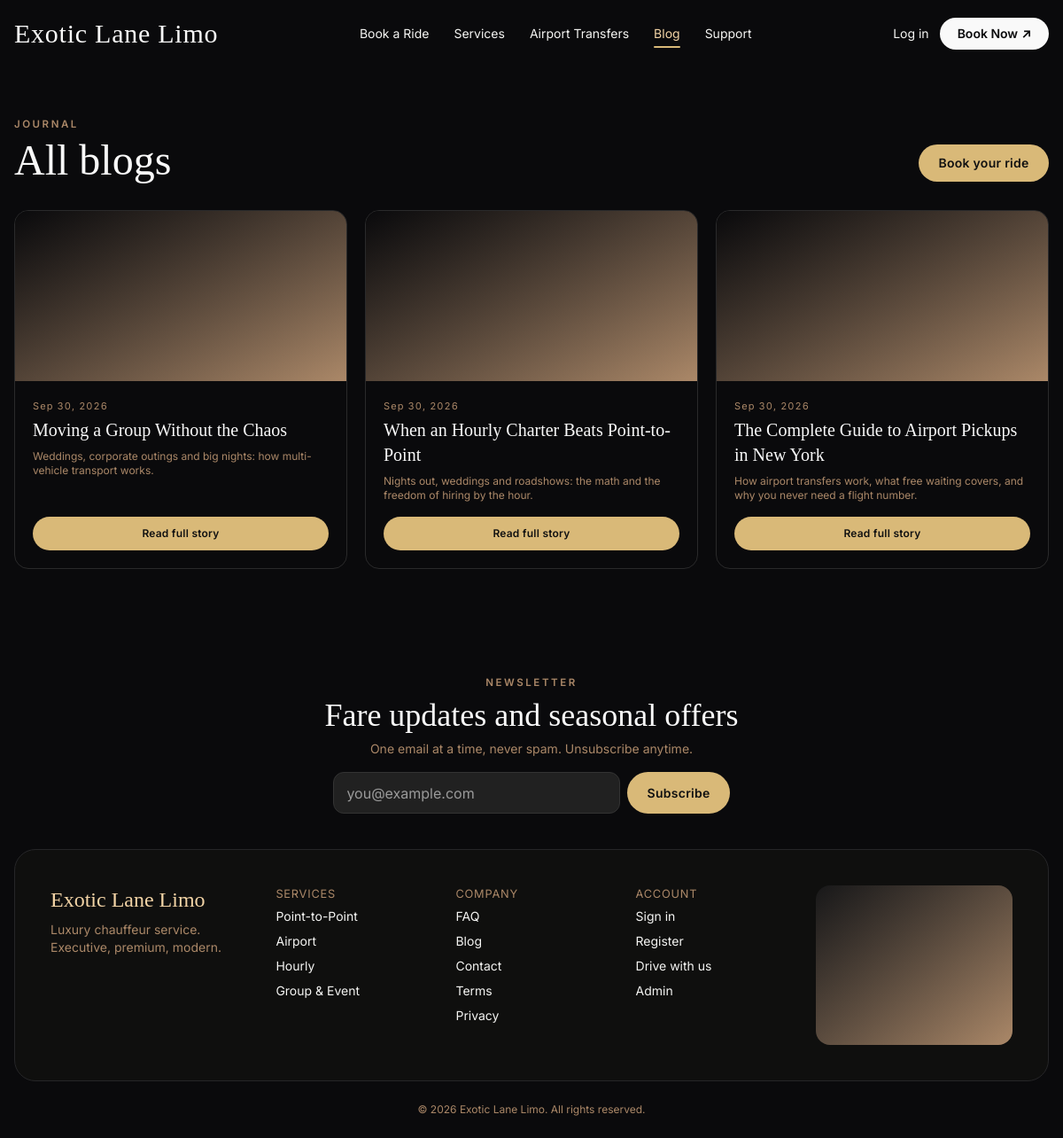
Page /services/blogs/index.php on the committed database.
### tables this page shows
CREATE TABLE IF NOT EXISTS blog_posts (
  id BIGINT UNSIGNED NOT NULL AUTO_INCREMENT PRIMARY KEY,
  slug VARCHAR(150) NOT NULL,
  title VARCHAR(190) NOT NULL,
  excerpt VARCHAR(255) NULL,
  body MEDIUMTEXT NULL,
  cover VARCHAR(255) NULL,
  meta_title VARCHAR(190) NULL,
  meta_description VARCHAR(255) NULL,
  status ENUM('draft','published') NOT NULL DEFAULT 'draft',
  published_at DATETIME NULL,
  created_at DATETIME NOT NULL DEFAULT CURRENT_TIMESTAMP,
  updated_at DATETIME NOT NULL DEFAULT CURRENT_TIMESTAMP ON UPDATE CURRENT_TIMESTAMP,
  UNIQUE KEY uq_blog_slug (slug),
  KEY idx_blog_status (status, published_at)
);

### app/Helpers/functions.php (called while the page is built, shortened)
<?php
function url(string $path = ''): string
{
    return SITE_URL . '/' . ltrim($path, '/');
}
function asset(string $path): string
{
    return url('assets/' . ltrim($path, '/'));
}
function nav_active(string|array $paths, bool $underline = true): string
{
    $script = '/' . ltrim((string)($_SERVER['SCRIPT_NAME'] ?? ''), '/');
    foreach ((array)$paths as $p) {
        $p = '/' . ltrim((string)$p, '/');
        if ($script === $p || str_ends_with($script, $p)) {
            return $underline ? 'nav-active' : 'text-[#F3D4A6]';
        }
    }
    return '';
}
function e(mixed $v): string
{
    return htmlspecialchars((string)($v ?? ''), ENT_QUOTES | ENT_SUBSTITUTE, 'UTF-8');
}

### app/Middleware/Auth.php (called while the page is built, shortened)
<?php
function current_user(string $role): ?array
{
    return $_SESSION['user'][$role] ?? null;
}

### services/blogs/index.php (the view, shortened to what this page needs)
<?php
$pdo = Database::pdo();
$posts = $pdo->query("SELECT slug, title, excerpt, cover, published_at FROM blog_posts WHERE status = 'published' ORDER BY published_at DESC, id DESC")->fetchAll();
?>
<div class="max-w-7xl mx-auto px-4 py-10 md:py-14">
  <p class="eyebrow">Journal</p>
  <div class="flex flex-wrap items-end justify-between gap-4 mt-2">
    <h1 class="font-display text-4xl md:text-5xl text-[#F9F9F9]">All blogs</h1>
    <a href="<?= url('services/booking.php') ?>" class="btn-gold rounded-full text-sm px-6 py-2.5">Book your ride</a>
  </div>
  <?php if (!$posts): ?>
    <p class="text-sm text-[#AB8868] mt-8">No stories yet — check back soon.</p>
  <?php else: ?>
  <div class="grid sm:grid-cols-2 lg:grid-cols-3 gap-5 mt-8">
    <?php foreach ($posts as $p): ?>
    <a href="<?= url('services/blogs/read.php?slug=' . urlencode($p['slug'])) ?>" class="group flex flex-col rounded-2xl overflow-hidden border border-[#2a2a2b] hover:border-[#C8A96B]">
      <div class="h-48 bg-gradient-to-br from-[#0A0A0C] to-[#AB8868] overflow-hidden">
      </div>
      <div class="p-5 flex flex-col flex-1">
        <p class="tabular text-[11px] tracking-widest text-[#AB8868]"><?= e(date('M j, Y', strtotime($p['published_at'] ?? $p['created_at'] ?? 'now'))) ?></p>
        <h2 class="font-display text-xl text-[#F9F9F9] mt-1"><?= e($p['title']) ?></h2>
        <?php if (!empty($p['excerpt'])): ?><p class="text-xs text-[#AB8868] mt-2 flex-1"><?= e($p['excerpt']) ?></p><?php endif; ?>
        <span class="mt-4 inline-block text-center btn-gold rounded-full text-xs font-semibold px-5 py-2.5">Read full story</span>
      </div>
    </a>
    <?php endforeach; ?>
  </div>
  <?php endif; ?>
</div>
<?php
$content = ob_get_clean();
$headerVariant = 'index';
require APP_ROOT . '/views/layouts/public.php';

### views/layouts/public.php (shortened to what this page needs)
<!DOCTYPE html>
<html lang="en">
<head>
<script src="https://cdn.jsdelivr.net/npm/@tailwindcss/browser@4"></script>
<link rel="stylesheet" href="<?= asset('css/app.css?v=20260924g') ?>">
</head>
<body class="font-ui no-overflow">
<?php if (empty($hideHeader)): ?>
<?php if (($headerVariant ?? 'default') === 'index'): ?>
<header class="bg-[#0A0A0C]" x-data="{menu:false}">
  <div class="max-w-7xl mx-auto px-4 flex items-center justify-between py-5">
    <a href="<?= url('index.php') ?>" class="font-display text-2xl md:text-3xl tracking-wide text-[#F9F9F9]">Exotic Lane Limo</a>
    <nav class="hidden md:flex items-center gap-7 text-sm text-[#F5F5F3]" aria-label="Primary">
      <a href="<?= url('services/booking.php') ?>" class="hover:text-[#F3D4A6] <?= nav_active('services/booking.php') ?>">Book a Ride</a>
      <a href="<?= url('services/index.php') ?>" class="hover:text-[#F3D4A6] <?= nav_active('services/index.php') ?>">Services</a>
      <a href="<?= url('services/airport.php') ?>" class="hover:text-[#F3D4A6] <?= nav_active('services/airport.php') ?>">Airport Transfers</a>
      <a href="<?= url('services/blogs/index.php') ?>" class="hover:text-[#F3D4A6] <?= nav_active(['services/blogs/index.php', 'services/blogs/read.php']) ?>">Blog</a>
      <a href="<?= url('legal/contact.php') ?>" class="hover:text-[#F3D4A6] <?= nav_active(['legal/contact.php', 'legal/faq.php']) ?>">Support</a>
    </nav>
    <div class="flex items-center gap-3">
      <?php if (current_user('customer')): ?>
        <a href="<?= url('account/index.php') ?>" class="hidden md:inline-block text-sm hover:text-[#F3D4A6]">My Account</a>
      <?php else: ?>
        <a href="<?= url('auth/login.php') ?>" class="hidden md:inline-block text-sm hover:text-[#F3D4A6]">Log in</a>
      <?php endif; ?>
      <a href="<?= url('services/booking.php') ?>" class="hidden md:inline-flex items-center gap-1 bg-[#F9F9F9] text-[#0A0A0C] text-sm font-semibold px-5 py-2 rounded-full">Book Now <span aria-hidden="true">↗</span></a>
    </div>
  </div>
</header>
<?php endif; ?>
<?php endif; ?>
<main><?= $content ?></main>
<div class="max-w-3xl mx-auto px-4 mt-16 text-center">
  <p class="eyebrow">Newsletter</p>
  <h2 class="font-display text-3xl md:text-4xl text-[#F9F9F9] mt-2">Fare updates and seasonal offers</h2>
  <p class="text-sm text-[#AB8868] mt-2">One email at a time, never spam. Unsubscribe anytime.</p>
  <form method="post" class="mt-4 flex flex-col sm:flex-row gap-2 max-w-md mx-auto"><?= csrf_field() ?>
    <input type="email" name="newsletter_email" required placeholder="you@example.com" aria-label="Email for newsletter" class="input rounded-full flex-1">
    <button class="btn-gold rounded-full text-sm font-semibold px-6 py-3 shrink-0">Subscribe</button>
  </form>
</div>
<footer class="max-w-7xl mx-auto px-4 mt-10">
  <div class="bg-[#0F0F0E] border border-[#262628] rounded-3xl p-6 md:p-10 grid gap-8 md:grid-cols-2 lg:grid-cols-[1.3fr_1fr_1fr_1fr_1.3fr]">
    <div>
      <p class="font-display text-2xl text-[#F3D4A6]">Exotic Lane Limo</p>
      <p class="text-sm text-[#AB8868] mt-2">Luxury chauffeur service. Executive, premium, modern.</p>
    </div>
    <nav aria-label="Services">
      <h3 class="label">Services</h3>
      <ul class="space-y-2 text-sm"><li><a href="<?= url('services/point-to-point.php') ?>">Point-to-Point</a></li><li><a href="<?= url('services/airport.php') ?>">Airport</a></li><li><a href="<?= url('services/hourly.php') ?>">Hourly</a></li><li><a href="<?= url('services/group-event.php') ?>">Group &amp; Event</a></li></ul>
    </nav>
    <nav aria-label="Company">
      <h3 class="label">Company</h3>
      <ul class="space-y-2 text-sm"><li><a href="<?= url('legal/faq.php') ?>">FAQ</a></li><li><a href="<?= url('services/blogs/index.php') ?>">Blog</a></li><li><a href="<?= url('legal/contact.php') ?>">Contact</a></li><li><a href="<?= url('legal/terms.php') ?>">Terms</a></li><li><a href="<?= url('legal/privacy.php') ?>">Privacy</a></li></ul>
    </nav>
    <nav aria-label="Account">
      <h3 class="label">Account</h3>
      <ul class="space-y-2 text-sm"><li><a href="<?= url('auth/login.php') ?>">Sign in</a></li><li><a href="<?= url('auth/register.php') ?>">Register</a></li><li><a href="<?= url('driver/index.php') ?>">Drive with us</a></li><li><a href="<?= url('admin/index.php') ?>">Admin</a></li></ul>
    </nav>
    <div class="rounded-2xl overflow-hidden bg-gradient-to-br from-[#181819] to-[#AB8868] min-h-[180px] relative">
    </div>
  </div>
  <div class="py-6 text-center text-xs text-[#AB8868]">© <?= date('Y') ?> Exotic Lane Limo. All rights reserved.</div>
</footer>
</body>
</html>

### assets/css/app.css (style rules this page uses)
:root { --black:#0A0A0C; --deep:#0F0F0E; --charcoal:#181819; --input:#212121; --champagne:#F3D4A6; --champagne-lt:#F7E2BF; --gold:#D9B978; --gold-mute:#C8A96B; --tan:#AB8868; --ivory:#F9F9F9; --soft:#F5F5F3; --border:#E5E5E3; --cta:#F9F9F9; --cta-h:#F3D4A6; --err:#A3322F; --err-deep:#8E2B29; }
html { scroll-behavior:smooth }
body { background:var(--black);color:var(--soft); }
.font-display { font-family:"Cormorant Garamond",Georgia,serif }
.font-ui { font-family:Inter,system-ui,sans-serif }
.btn-gold { background:var(--gold);color:#111;padding:.7rem 1.4rem;font-weight:600;letter-spacing:.02em }
.input { background:var(--input);border:1px solid #333;color:var(--soft);padding:.65rem .9rem;width:100%;color-scheme:dark;border-radius:12px }
.input::placeholder,textarea.input::placeholder { color:#9a9a9a;opacity:1 }
.label { display:block;font-size:.8rem;letter-spacing:.06em;text-transform:uppercase;color:var(--tan);margin-bottom:.35rem }
.nav-active { color:var(--champagne) !important;position:relative }
.nav-active::after { content:'';position:absolute;left:0;right:0;bottom:-6px;height:2px;background:var(--gold);border-radius:2px }
.eyebrow { font-size:.72rem;letter-spacing:.22em;text-transform:uppercase;color:var(--tan);font-weight:600 }
.tabular { font-variant-numeric:tabular-nums }

### rows in the picture
blog_posts: published_at "Sep 30, 2026", title "Moving a Group Without the Chaos", excerpt "Weddings, corporate outings and big nights: how multi-vehicle transport works."
blog_posts: published_at "Sep 30, 2026", title "When an Hourly Charter Beats Point-to-Point", excerpt "Nights out, weddings and roadshows: the math and the freedom of hiring by the hour."
blog_posts: published_at "Sep 30, 2026", title "The Complete Guide to Airport Pickups in New York", excerpt "How airport transfers work, what free waiting covers, and why you never need a flight number."
